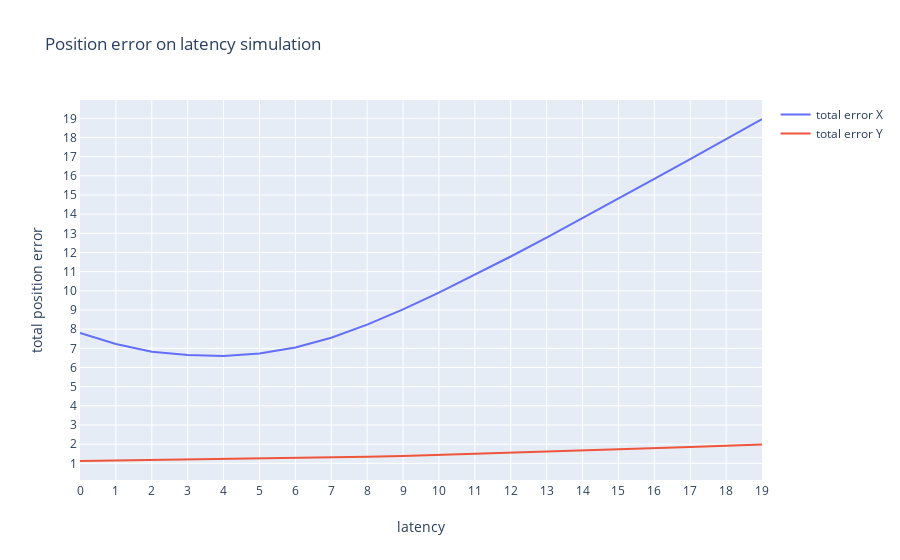
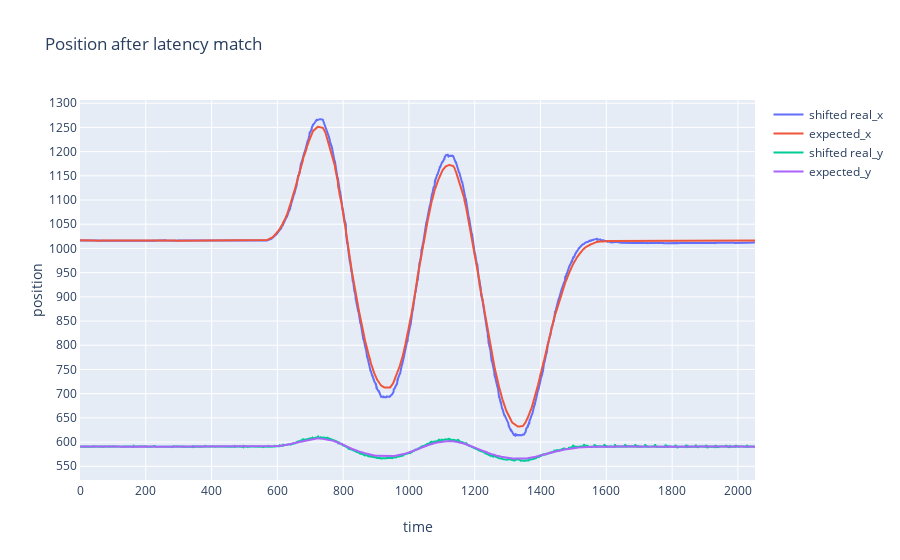
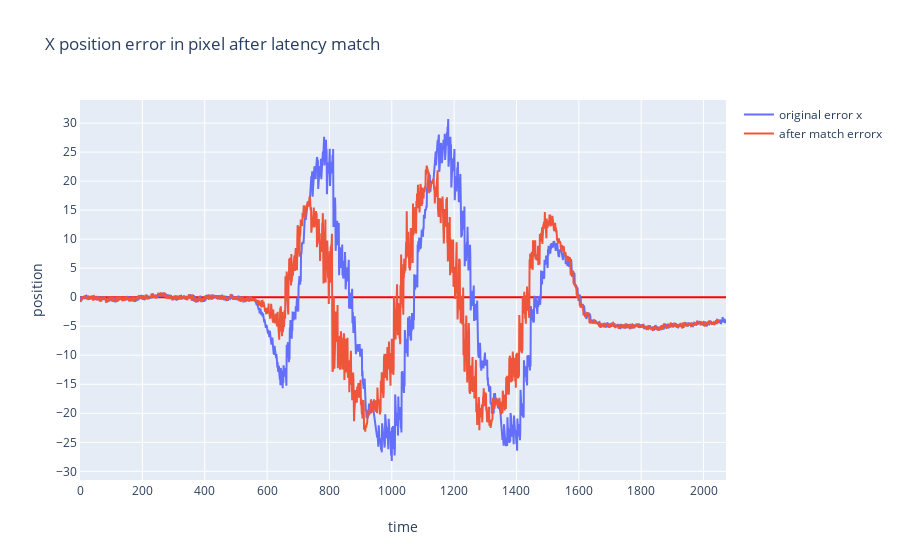
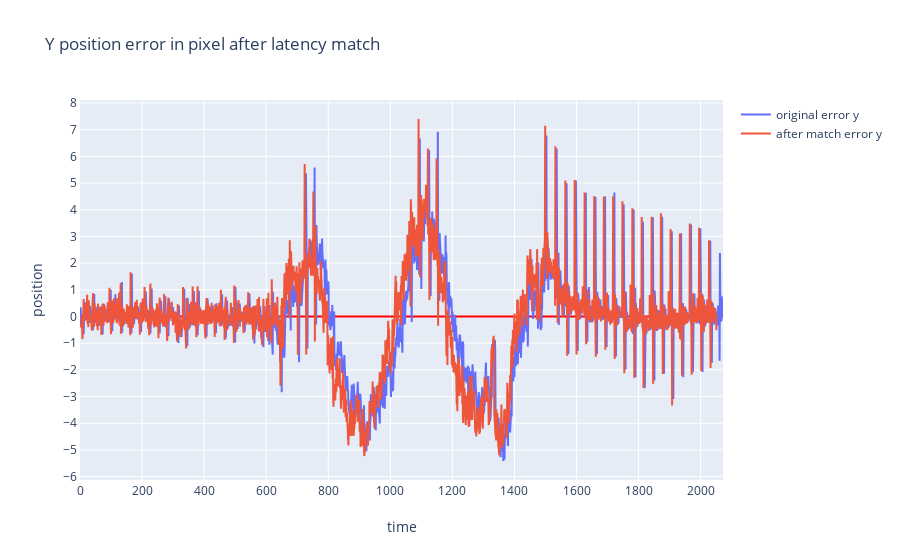

The code cell stored with these charts, in order, in its notebook:
### Code cell
# calculate the latency by shift the element and calculate the var
max_iteration = 20
expected_x = data_log['expected_x']
expected_y = data_log['expected_y']
real_x = data_log['real_x']
real_y = data_log['real_y']

diff_x_sums=[]
diff_y_sums=[]

len_of_list = len(real_x)-max_iteration

expected_x = expected_x[0:len_of_list]
expected_y = expected_y[0:len_of_list]

p=[]
for it in range(max_iteration):
    shifted_realx = real_x.shift(-it)
    shifted_realy = real_y.shift(-it)
    shifted_realx = shifted_realx[0:len_of_list]
    shifted_realy = shifted_realy[0:len_of_list]
    diffx = np.subtract(shifted_realx,expected_x)
    diffy = np.subtract(shifted_realy,expected_y)
    diff_sum_x = np.average( np.abs(diffx))
    diff_sum_y = np.average( np.abs(diffy))
    diff_x_sums.append(diff_sum_x)
    diff_y_sums.append(diff_sum_y)

index = np.arange(0,len(diff_x_sums))
p.append(go.Scatter(
    y = diff_x_sums,
    x = index,
    name = 'total error X'
))
p.append(go.Scatter(
    y = diff_y_sums,
    x = index,
    name = 'total error Y'
))
layout.xaxis['title'] = 'latency'
layout.yaxis['title'] = 'total position error'
layout.title= 'Position error on latency simulation'
fig=go.Figure(
    data=p,
    layout=layout
)
iplot(fig)
    

    
    
    
    
# draw the diagramm after best match    
best_match_latency_x = np.argmin(diff_x_sums)
best_match_latency_y = np.argmin(diff_y_sums)
# best_match_latency = min(best_match_latency_x,best_match_latency_y)
range_of_diffx =abs( max(diff_x_sums)-min(diff_x_sums))
range_of_diffy =abs( max(diff_y_sums)-min(diff_y_sums))
if (range_of_diffx > range_of_diffy) :
    best_match_latency = best_match_latency_x
else:
    best_match_latency = best_match_latency_y


print("best_match_latency_x = %f" %(best_match_latency_x) )
print("best_match_latency_y = %f" %(best_match_latency_y) )
print("chose best match latency = %f" %(best_match_latency) )

shifted_realx = real_x.shift(-best_match_latency)
shifted_realx = shifted_realx[0:len_of_list]

shifted_realy = real_y.shift(-best_match_latency)
shifted_realy = shifted_realy[0:len_of_list]

p=[]
trace=go.Scatter(
        y= shifted_realx,
        x= np.arange(0,len(shifted_realx)),
        name='shifted real_x'
    
    )
p.append(trace)

trace=go.Scatter(
        y= expected_x,
        x= np.arange(0,len(expected_x)),
        name='expected_x'
    )
p.append(trace)

trace=go.Scatter(
        y= shifted_realy,
        x= np.arange(0,len(shifted_realy)),
        name='shifted real_y'
    
    )
p.append(trace)

trace=go.Scatter(
        y= expected_y,
        x= np.arange(0,len(expected_y)),
        name='expected_y'
    )
p.append(trace)

layout.xaxis['title'] = 'time'
layout.yaxis['title'] = 'position'
layout.title= 'Position after latency match'
fig=go.Figure(
    data=p,
    layout=layout
)
iplot(fig)







# show the visual & real position error  in pixel
data_diff_x_shifted = np.subtract(shifted_realx,expected_x)
data_diff_x = np.subtract(data_log['real_x'],data_log['expected_x'])


p=[]
index = np.arange(0,len(data_diff_x_shifted)-1)
p.append(go.Scatter(
    y= data_diff_x,
    x= np.arange(0,len(data_diff_x)),
    name='original error x'
    
))
p.append(go.Scatter(
    y= data_diff_x_shifted,
    x= np.arange(0,len(data_diff_x_shifted)-1),
    name='after match errorx'
    
))



layout.title= 'X position error in pixel after latency match'
fig=go.Figure(
    data=p,
    layout=layout
)
iplot(fig)

data_diff_y_shifted = np.subtract(shifted_realy,expected_y)
data_diff_y = np.subtract(data_log['real_y'],data_log['expected_y'])

p=[]
index = np.arange(0,len(data_diff_y_shifted)-1)
p.append(go.Scatter(
    y= data_diff_y,
    x= np.arange(0,len(data_diff_y)),
    name='original error y'
    
))
p.append(go.Scatter(
    y= data_diff_y_shifted,
    x= np.arange(0,len(data_diff_y_shifted)-1),
    name='after match error y'
    
))



layout.title= 'Y position error in pixel after latency match'
fig=go.Figure(
    data=p,
    layout=layout
)
iplot(fig)

### Figure 1 — Plotly figure (JSON) as saved in the notebook; plotly's stock layout.template omitted (floating-point values rounded to 4 significant figures)
{"data": [{"name": "total error X", "type": "scatter", "x": [0, 1, 2, 3, 4, 5, 6, 7, 8, 9, 10, 11, 12, 13, 14, 15, 16, 17, 18, 19], "y": [7.795, 7.228, 6.819, 6.65, 6.605, 6.728, 7.042, 7.551, 8.239, 9.027, 9.909, 10.83, 11.79, 12.77, 13.79, 14.81, 15.84, 16.88, 17.92, 18.96]}, {"name": "total error Y", "type": "scatter", "x": [0, 1, 2, 3, 4, 5, 6, 7, 8, 9, 10, 11, 12, 13, 14, 15, 16, 17, 18, 19], "y": [1.121, 1.149, 1.152, 1.176, 1.202, 1.227, 1.262, 1.297, 1.34, 1.385, 1.439, 1.49, 1.548, 1.604, 1.661, 1.727, 1.786, 1.852, 1.916, 1.98]}], "layout": {"title": {"text": "Position error on latency simulation"}, "xaxis": {"nticks": 20, "showgrid": true, "showline": true, "title": {"text": "latency"}, "zeroline": true, "zerolinecolor": "#FF0000"}, "yaxis": {"nticks": 20, "showgrid": true, "showline": true, "title": {"text": "total position error"}, "zeroline": true, "zerolinecolor": "#FF0000"}}}

### Figure 2 — Plotly figure (JSON) as saved in the notebook; plotly's stock layout.template omitted (floating-point values rounded to 4 significant figures; data arrays with more than 128 entries replaced by an {"elided": "..."} marker saying what was removed)
{"data": [{"name": "shifted real_x", "type": "scatter", "x": {"elided": "2053 int values"}, "y": {"elided": "2053 float values"}}, {"name": "expected_x", "type": "scatter", "x": {"elided": "2053 int values"}, "y": {"elided": "2053 float values"}}, {"name": "shifted real_y", "type": "scatter", "x": {"elided": "2053 int values"}, "y": {"elided": "2053 float values"}}, {"name": "expected_y", "type": "scatter", "x": {"elided": "2053 int values"}, "y": {"elided": "2053 float values"}}], "layout": {"title": {"text": "Position after latency match"}, "xaxis": {"nticks": 20, "showgrid": true, "showline": true, "title": {"text": "time"}, "zeroline": true, "zerolinecolor": "#FF0000"}, "yaxis": {"nticks": 20, "showgrid": true, "showline": true, "title": {"text": "position"}, "zeroline": true, "zerolinecolor": "#FF0000"}}}

### Figure 3 — Plotly figure (JSON) as saved in the notebook; plotly's stock layout.template omitted (floating-point values rounded to 4 significant figures; data arrays with more than 128 entries replaced by an {"elided": "..."} marker saying what was removed)
{"data": [{"name": "original error x", "type": "scatter", "x": {"elided": "2073 int values"}, "y": {"elided": "2073 float values"}}, {"name": "after match errorx", "type": "scatter", "x": {"elided": "2052 int values"}, "y": {"elided": "2053 float values"}}], "layout": {"title": {"text": "X position error in pixel after latency match"}, "xaxis": {"nticks": 20, "showgrid": true, "showline": true, "title": {"text": "time"}, "zeroline": true, "zerolinecolor": "#FF0000"}, "yaxis": {"nticks": 20, "showgrid": true, "showline": true, "title": {"text": "position"}, "zeroline": true, "zerolinecolor": "#FF0000"}}}

### Figure 4 — Plotly figure (JSON) as saved in the notebook; plotly's stock layout.template omitted (floating-point values rounded to 4 significant figures; data arrays with more than 128 entries replaced by an {"elided": "..."} marker saying what was removed)
{"data": [{"name": "original error y", "type": "scatter", "x": {"elided": "2073 int values"}, "y": {"elided": "2073 float values"}}, {"name": "after match error y", "type": "scatter", "x": {"elided": "2052 int values"}, "y": {"elided": "2053 float values"}}], "layout": {"title": {"text": "Y position error in pixel after latency match"}, "xaxis": {"nticks": 20, "showgrid": true, "showline": true, "title": {"text": "time"}, "zeroline": true, "zerolinecolor": "#FF0000"}, "yaxis": {"nticks": 20, "showgrid": true, "showline": true, "title": {"text": "position"}, "zeroline": true, "zerolinecolor": "#FF0000"}}}
